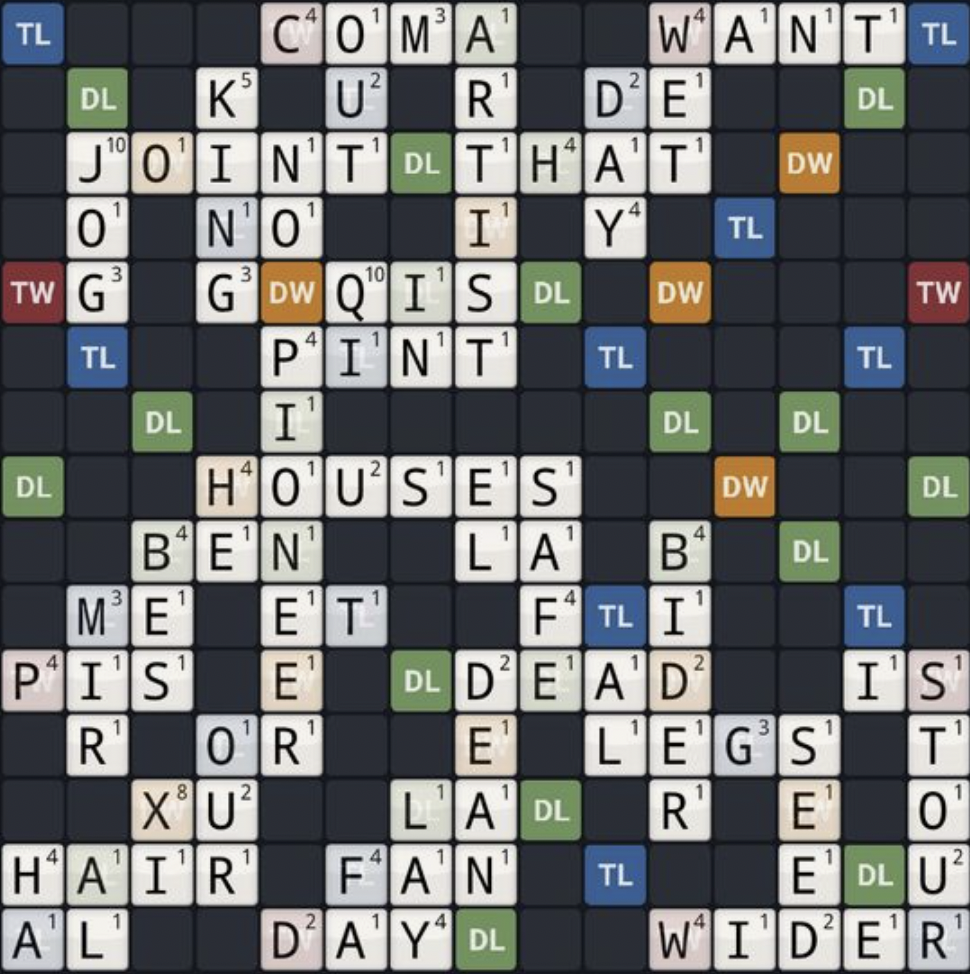
#> input picture bro.png, 970 x 974 px
$ python grid_detection.py
#> lines starting #> are read from the running program, lines starting #| are printed output that depends on the picture; after the words box and inside, x2 and y2 are one past the last pixel; in counts of white or black regions, pixels touching at a corner belong together
import cv2
import numpy as np


filter = False


file_path = 'bro.png'
img = cv2.imread(file_path)
#> img is the input picture: shape (974, 970, 3); mean B, G, R 113.5, 113.3, 111.5

gray = cv2.cvtColor(img,cv2.COLOR_BGR2GRAY)
edges = cv2.Canny(gray,90,150,apertureSize = 3)
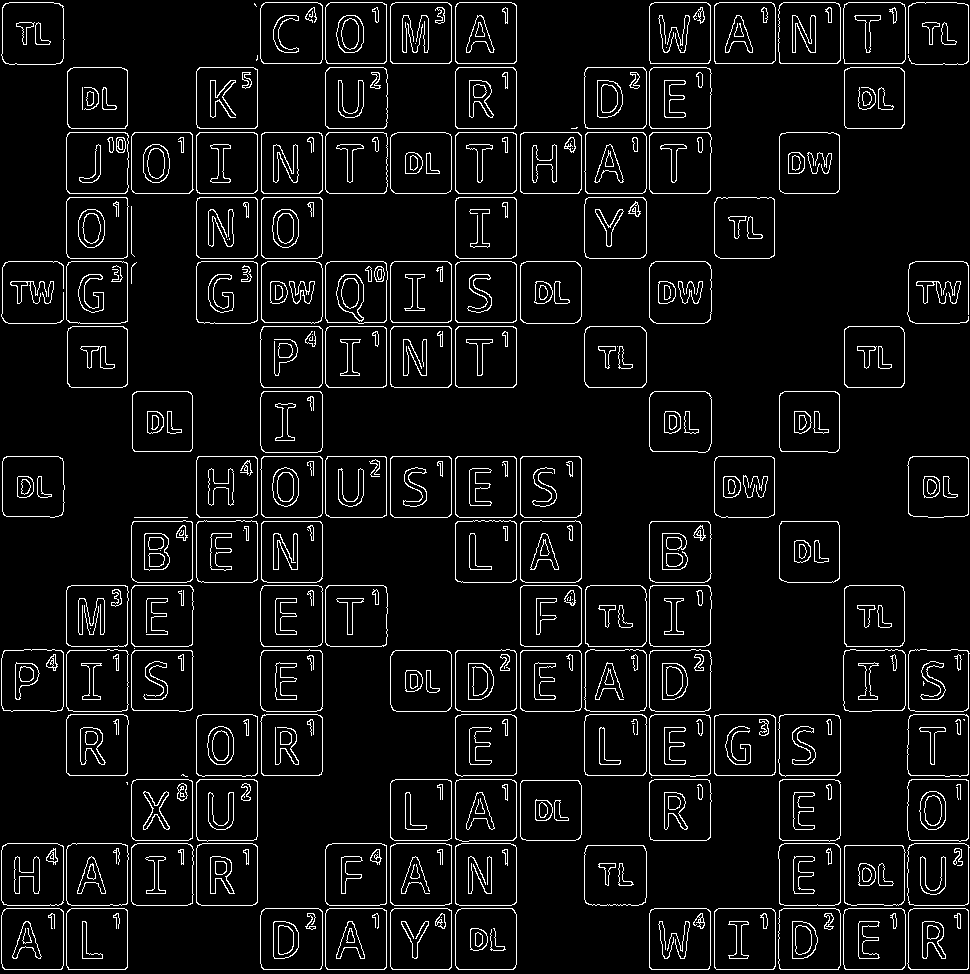
#> edges: shape (974, 970); 6.2% white in thin lines or dots
kernel = np.ones((3,3),np.uint8)
edges = cv2.dilate(edges,kernel,iterations = 1)
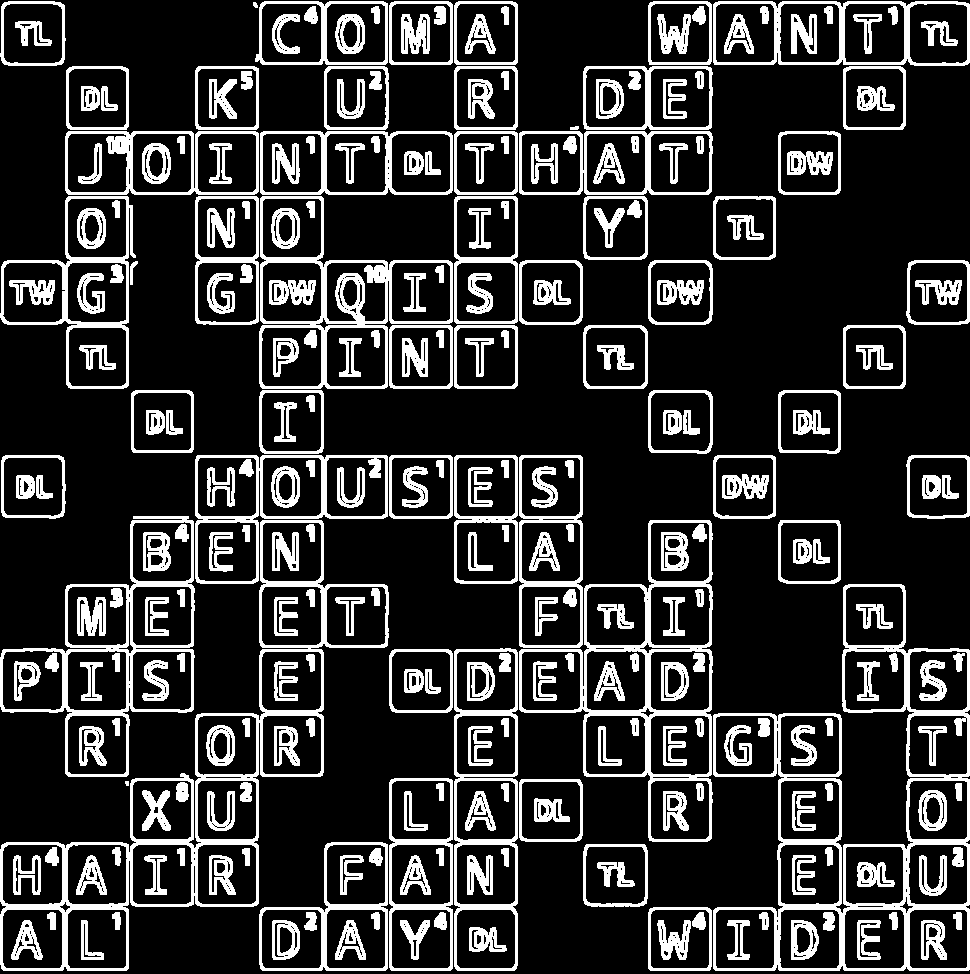
#> edges: shape (974, 970); 19.2% white; 287 white regions (1 under 20 px), largest, box (x1, y1, x2, y2) and area: (713, 584, 970, 971) 11167, (0, 520, 389, 971) 10342, (519, 520, 713, 842) 6641
kernel = np.ones((5,5),np.uint8)
edges = cv2.erode(edges,kernel,iterations = 1)
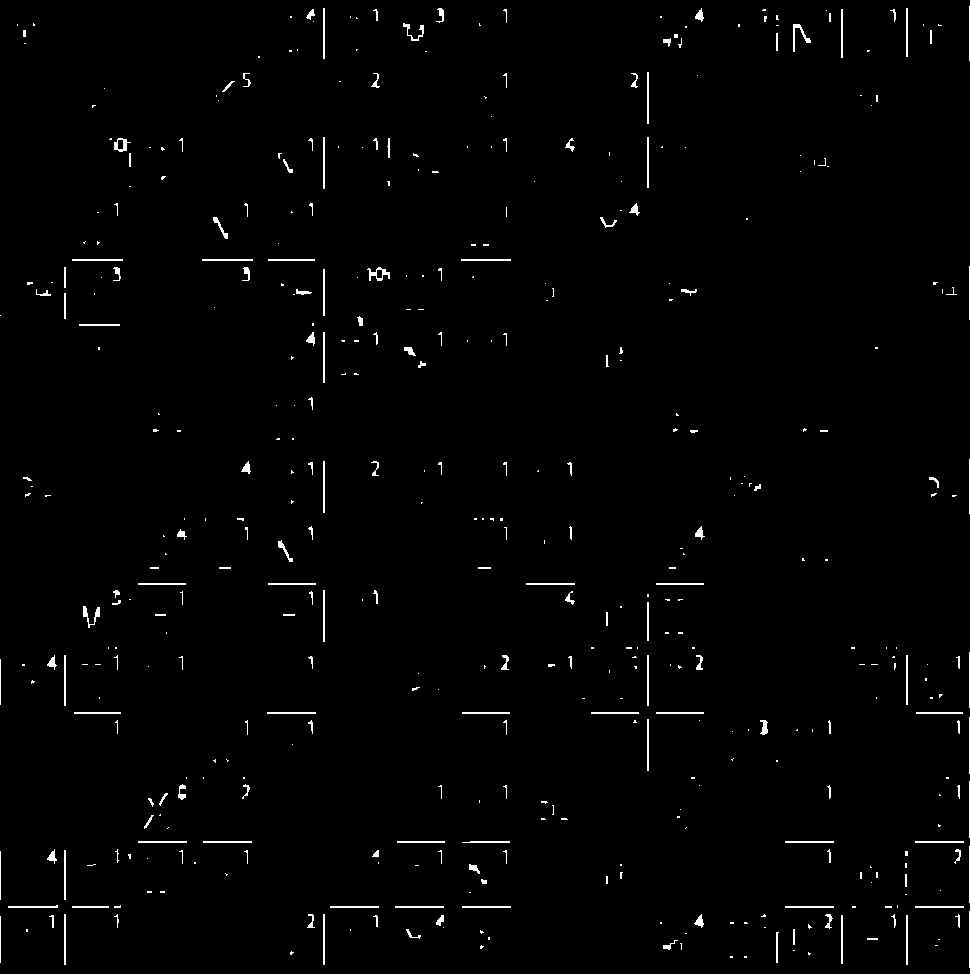
#> edges: shape (974, 970); 1.3% white in thin lines or dots
cv2.imwrite('canny.jpg',edges)

lines = cv2.HoughLines(edges,1,np.pi/180,150)
#> lines = [[969, 0], [323, 0], [906, 1.57], [842, 1.57], [712, 1.57], [647, 0], [64, 0], [259, 1.57], [583, 1.57], [906, 0], [506, 0]]

if not lines.any():
    print('No lines were found')
    exit()

if filter:
    rho_threshold = 15
    theta_threshold = 0.1

    # how many lines are similar to a given one
    similar_lines = {i : [] for i in range(len(lines))}
    for i in range(len(lines)):
        for j in range(len(lines)):
            if i == j:
                continue

            rho_i,theta_i = lines[i][0]
            rho_j,theta_j = lines[j][0]
            if abs(rho_i - rho_j) < rho_threshold and abs(theta_i - theta_j) < theta_threshold:
                similar_lines[i].append(j)

    # ordering the INDECES of the lines by how many are similar to them
    indices = [i for i in range(len(lines))]
    indices.sort(key=lambda x : len(similar_lines[x]))

    # line flags is the base for the filtering
    line_flags = len(lines)*[True]
    for i in range(len(lines) - 1):
        if not line_flags[indices[i]]: # if we already disregarded the ith element in the ordered list then we don't care (we will not delete anything based on it and we will never reconsider using this line again)
            continue

        for j in range(i + 1, len(lines)): # we are only considering those elements that had less similar line
            if not line_flags[indices[j]]: # and only if we have not disregarded them already
                continue

            rho_i,theta_i = lines[indices[i]][0]
            rho_j,theta_j = lines[indices[j]][0]
            if abs(rho_i - rho_j) < rho_threshold and abs(theta_i - theta_j) < theta_threshold:
                line_flags[indices[j]] = False # if it is similar and have not been disregarded yet then drop it now

print('number of Hough lines:', len(lines))
#| number of Hough lines: 11

filtered_lines = []

if filter:
    for i in range(len(lines)): # filtering
        if line_flags[i]:
            filtered_lines.append(lines[i])

    print('Number of filtered lines:', len(filtered_lines))
else:
    filtered_lines = lines
#> filtered_lines has the same summary as lines

for line in filtered_lines:
    rho,theta = line[0]
    a = np.cos(theta)
    b = np.sin(theta)
    x0 = a*rho
    y0 = b*rho
    x1 = int(x0 + 1000*(-b))
    y1 = int(y0 + 1000*(a))
    x2 = int(x0 - 1000*(-b))
    y2 = int(y0 - 1000*(a))

    cv2.line(img,(x1,y1),(x2,y2),(0,0,255),2)
#> this loop made 11 passes
#> (rho, theta, a, b, x0, y0, x1, y1) on passes 1 to 11: (969, 0, 1, 0, 969, 0, 969, 1000), (323, 0, 1, 0, 323, 0, 323, 1000), (906, 1.57, -4.37e-08, 1, -3.96e-05, 906, -1000, 905), (842, 1.57, -4.37e-08, 1, -3.68e-05, 842, -1000, 841), (712, 1.57, -4.37e-08, 1, -3.11e-05, 712, -1000, 711), (647, 0, 1, 0, 647, 0, 647, 1000), (64, 0, 1, 0, 64, 0, 64, 1000), (259, 1.57, -4.37e-08, 1, -1.13e-05, 259, -1000, 258), (583, 1.57, -4.37e-08, 1, -2.55e-05, 583, -1000, 582), (906, 0, 1, 0, 906, 0, 906, 1000), (506, 0, 1, 0, 506, 0, 506, 1000)
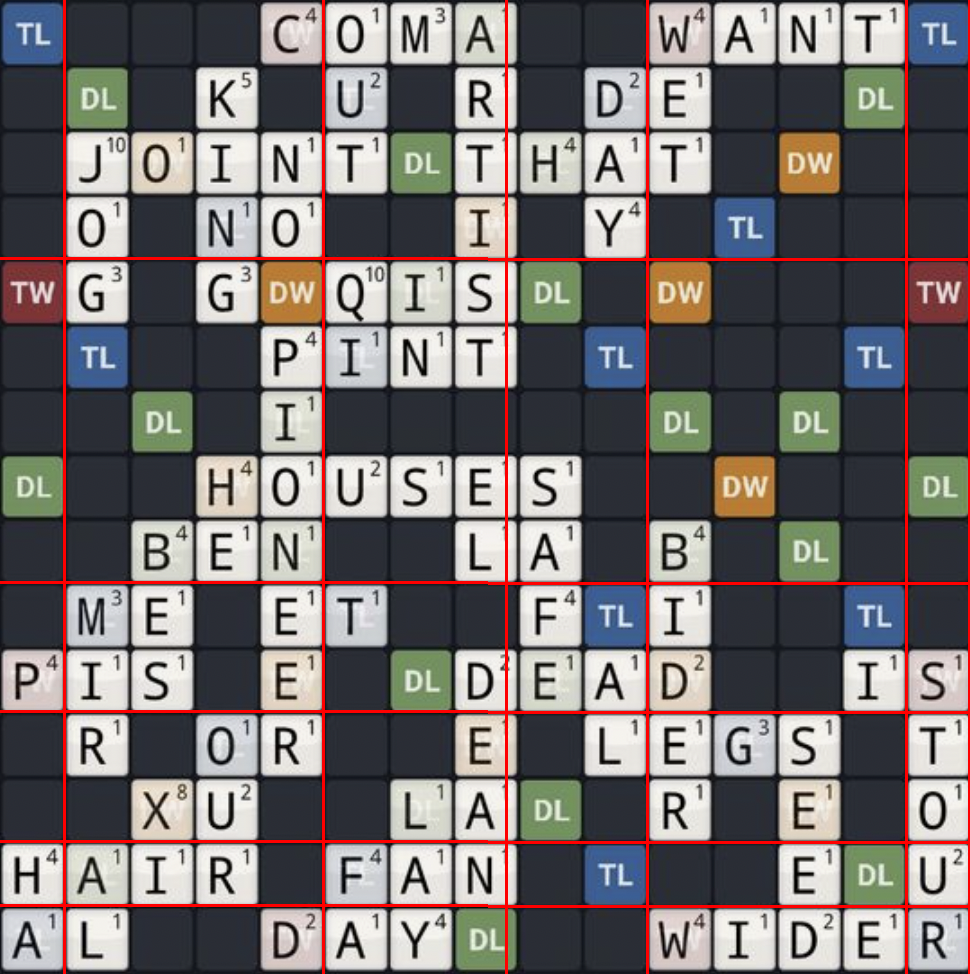
#> img: shape (974, 970, 3); 3.27% of pixels changed, all inside (x1, y1, x2, y2) = (0, 0, 970, 974)

cv2.imwrite('hough.jpg',img)
